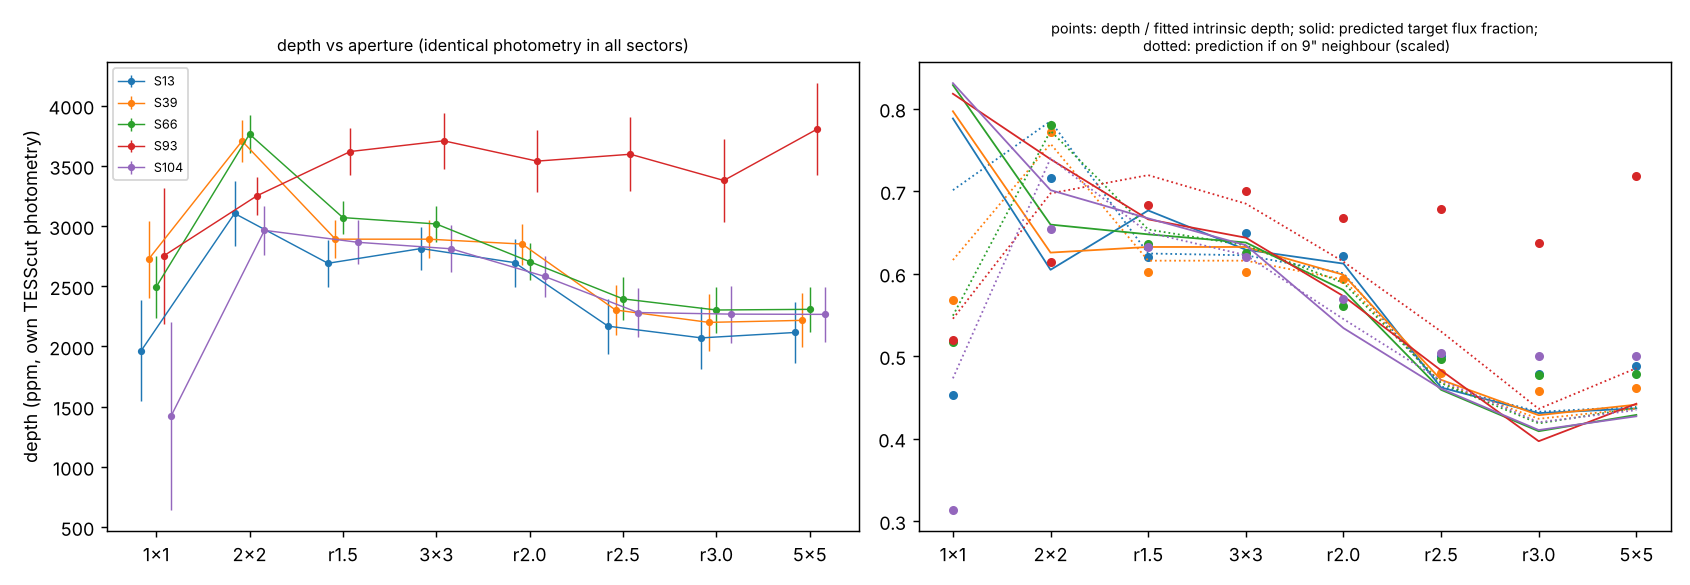

Reproduce this figure in Python.
"""Homogeneous aperture photometry from the TESScut FFI cutouts: transit depth versus aperture, all sectors.

Purpose: (1) check whether the shallower QLP Sector 104 depth comes from its different aperture/pipeline
(QLP S104 = TGLC-based '3x3 square'; S13-S93 = classic QLP 2.5-px circle); (2) compare the depth-vs-aperture
trend with the dilution expected if the signal is on the target or on the 9" neighbour (TIC 87055315), using
the TESS PRF (Bell & Higgins 2022 'PRF' package) and Gaia DR3 fluxes.

Photometry (identical in every sector): SPOC-calibrated FFI cutouts (TESScut, 21x21 px); QUALITY == 0;
S104 scattered-light event 4178.80-4179.20 and +-1 h around momentum dumps removed; per-frame background = median of
'sky' pixels (>= 5 px from the target and in the faintest 35 % of the median image), subtracted from every pixel.
Apertures: 1x1, 2x2 (brightest 2x2 containing the target), 3x3 (QLP-S104-like), circles r = 1.5, 2.0, 2.5 (QLP S13-S93-like),
3.0 px around the target position, 5x5.
Detrending identical to prep.py (transit-masked biweight, window 1 d, segments split at gaps and dumps).
Depth: template scaling (free-density MCMC shape, exposure-integrated) with a per-sector offset, data within +-0.45 d
of transits; error = white (MAD) x beta (time-averaging, 10-120 min).
Predicted dilution: for each aperture, F_target,ap / sum_i F_i,ap from PRF-weighted Gaia stars (T from Gaia
G, BP-RP via Stassun et al. 2019), and the same for the 9" neighbour as the host.
Writes aperture_depth.json, aperture_depth.png.
"""
import os, json, glob, warnings
os.environ["OMP_NUM_THREADS"] = "1"
import numpy as np
import pandas as pd
from astropy.io import fits
from astropy.wcs import WCS
import matplotlib
matplotlib.use("Agg")
import matplotlib.pyplot as plt
from wotan import flatten, transit_mask
import tmodel as tm
from transit_fits import Template
from vshape import beta_time_avg

warnings.filterwarnings("ignore")
HERE = os.path.dirname(os.path.abspath(__file__))
DATA = "/home/user/work/tic87/data"
mc = json.load(open(os.path.join(HERE, "mcmc_free.json")))
th = np.array([mc["params"][n]["med"] for n in ["T0", "P", "k", "b", "rho", "u1", "u2"]])
tmpl = Template(th); T0, P = th[0], th[1]
DEPTH0 = tmpl.depth * 1e6
RA_T, DEC_T = 272.60647748, -43.99546646   # Gaia DR3 (epoch 2016)
raw = np.load(f"{DATA}/qlp_raw_columns.npy", allow_pickle=True).item()
gaia = pd.read_csv(f"{DATA}/gaia_dr3_90arcsec.csv")


def tess_mag(r):
    g = r.phot_g_mean_mag
    c = r.phot_bp_mean_mag - r.phot_rp_mean_mag
    if np.isfinite(c):
        return g - 0.00522555 * c ** 3 + 0.0891337 * c ** 2 - 0.633923 * c + 0.0324473
    return g - 0.430


gaia["Tmag"] = [tess_mag(r) for r in gaia.itertuples()]
gaia = gaia[np.isfinite(gaia.Tmag)].copy()
it = int(np.argmin(gaia.sep.values))
TARGET_ID = gaia.iloc[it].source_id
nb = gaia[(gaia.sep > 7) & (gaia.sep < 11) & (gaia.phot_g_mean_mag < 15)]
NB_ID = nb.iloc[0].source_id if len(nb) else None


def apertures(tx, ty, shape, med):
    ny, nx = shape
    yy, xx = np.mgrid[0:ny, 0:nx]
    ix, iy = int(np.round(tx)), int(np.round(ty))
    ap = {}
    m = np.zeros(shape, bool); m[iy, ix] = True; ap["1x1"] = m
    # brightest 2x2 containing target pixel
    best = None
    for dx in (-1, 0):
        for dy in (-1, 0):
            m = np.zeros(shape, bool); m[iy + dy:iy + dy + 2, ix + dx:ix + dx + 2] = True
            v = med[m].sum()
            if best is None or v > best[0]:
                best = (v, m)
    ap["2x2"] = best[1]
    m = np.zeros(shape, bool); m[iy - 1:iy + 2, ix - 1:ix + 2] = True; ap["3x3"] = m
    for r in (1.5, 2.0, 2.5, 3.0):
        ap[f"r{r}"] = np.hypot(xx - tx, yy - ty) <= r
    m = np.zeros(shape, bool); m[iy - 2:iy + 3, ix - 2:ix + 3] = True; ap["5x5"] = m
    return ap


def detrend(t, f, dumps):
    lab = np.zeros(len(t), int); k = 0
    for i in range(1, len(t)):
        if t[i] - t[i - 1] > 0.5 or np.any((dumps > t[i - 1]) & (dumps <= t[i])):
            k += 1
        lab[i] = k
    mask = transit_mask(time=t, period=P, duration=0.30, T0=T0)
    trend = np.full_like(f, np.nan)
    for k in np.unique(lab):
        m = lab == k
        ff = f[m].copy(); ff[mask[m]] = np.nan
        if np.isfinite(ff).sum() < 5:
            continue
        tr = flatten(t[m], ff, method="biweight", window_length=1.0, return_trend=True, edge_cutoff=0)[1]
        g = np.isfinite(tr)
        if g.sum() >= 2:
            trend[m] = np.interp(t[m], t[m][g], tr[g])
    return f / trend, mask


def depth_fit(t, f, E, mask):
    ep = np.round((t - T0) / P); tau = t - T0 - ep * P
    w = (np.abs(tau) < 0.45) & np.isfinite(f)
    s = 1 - tmpl(tau[w], E)
    X = np.vstack([np.ones(w.sum()), -s]).T
    c, *_ = np.linalg.lstsq(X, f[w], rcond=None)
    r = f[w] - X @ c
    oot = ~mask & np.isfinite(f)
    sig = 1.4826 * np.median(np.abs(f[oot] - np.median(f[oot])))
    beta, _ = beta_time_avg(r, t[w], E)
    cov = np.linalg.inv(X.T @ X) * sig ** 2
    A = c[1] / c[0]; eA = np.sqrt(cov[1, 1]) / c[0]
    return A * DEPTH0, eA * DEPTH0 * beta, sig, beta


def prf_model(sector, cam, ccd, col0, row0, w, shape):
    """Return dict source_id -> PRF image (sum 1 over infinite plane, truncated to the stamp)."""
    import PRF
    prf = PRF.TESS_PRF(cam, ccd, sector, col0 + shape[1] / 2, row0 + shape[0] / 2,
                       localdatadir=os.path.join(HERE, "prf_cache") if os.path.exists(os.path.join(HERE, "prf_cache", f"cam{cam}_ccd{ccd}")) else None)
    out = {}
    sel = gaia[gaia.sep < 120]
    for r in sel.itertuples():
        x, y = w.world_to_pixel_values(r.ra, r.dec)
        if -3 < x < shape[1] + 2 and -3 < y < shape[0] + 2:
            # PRF.locate expects positions relative to the stamp, integers at pixel centres
            img = prf.locate(float(x), float(y), shape)
            out[r.source_id] = (img, 10 ** (-0.4 * (r.Tmag - 10)))
    return out


if __name__ == "__main__":
    res = dict(template_depth_ppm=DEPTH0, target_source_id=int(TARGET_ID), neighbour_source_id=int(NB_ID) if NB_ID else None, sectors={})
    files = sorted(glob.glob(f"{DATA}/tesscut/*.fits"))
    fig, axes = plt.subplots(1, 2, figsize=(13, 4.5))
    for fpath in files:
        s = int(os.path.basename(fpath).split("-")[1][1:])
        h = fits.open(fpath)
        d = h[1].data; w = WCS(h[2].header)
        cam, ccd = h[0].header["CAMERA"], h[0].header["CCD"]
        col0, row0 = h[1].header["1CRV4P"] - h[1].header["1CRPX4"], h[1].header["2CRV4P"] - h[1].header["2CRPX4"]
        t = d["TIME"]; flux = d["FLUX"].astype(float); q = d["QUALITY"]
        dumps = np.unique(np.round(np.asarray(raw[s]["TIME"])[(np.asarray(raw[s]["QUALITY"]) & 32) > 0], 3))
        ok = (q == 0) & np.isfinite(t) & np.all(np.isfinite(flux.reshape(len(t), -1)), axis=1)
        ok &= ~((t > 4178.80) & (t < 4179.20))
        if len(dumps):
            ok &= np.min(np.abs(t[:, None] - dumps[None, :]), axis=1) >= 1 / 24
        t, flux = t[ok], flux[ok]
        tx, ty = w.world_to_pixel_values(RA_T, DEC_T)
        med = np.median(flux, axis=0)
        yy, xx = np.mgrid[0:med.shape[0], 0:med.shape[1]]
        far = np.hypot(xx - tx, yy - ty) >= 5
        sky = far & (med < np.percentile(med[far], 35))
        bkg = np.median(flux[:, sky], axis=1)
        fs = flux - bkg[:, None, None]
        meds = np.median(fs, axis=0)
        aps = apertures(float(tx), float(ty), med.shape, meds)
        try:
            prfs = prf_model(s, cam, ccd, col0, row0, w, med.shape)
        except Exception as e:
            print("PRF failed", s, e); prfs = None
        E = tm.EXPT[s]
        sres = dict(target_px=[float(tx), float(ty)], n_cad=int(len(t)), bkg_med_per_px=float(np.median(bkg)), apertures={})
        for name, m in aps.items():
            fl = fs[:, m].sum(axis=1)
            fn = fl / np.median(fl)
            fd, mask = detrend(t, fn, dumps)
            dep, edep, sig, beta = depth_fit(t, fd, E, mask)
            row = dict(npix=int(m.sum()), flux_med=float(np.median(fl)), bkg_frac=float(np.median(bkg) * m.sum() / np.median(fl)),
                       depth_ppm=float(dep), err_ppm=float(edep), sigma_ppm=float(sig * 1e6), beta=float(beta))
            if prfs is not None and TARGET_ID in prfs:
                tot = sum(img[m].sum() * F for img, F in prfs.values())
                ft = prfs[TARGET_ID][0][m].sum() * prfs[TARGET_ID][1]
                row["frac_target"] = float(ft / tot)
                if NB_ID in prfs:
                    row["frac_neighbour"] = float(prfs[NB_ID][0][m].sum() * prfs[NB_ID][1] / tot)
                row["frac_target_ap_of_psf"] = float(prfs[TARGET_ID][0][m].sum())
            sres["apertures"][name] = row
        res["sectors"][s] = sres
        print(s, {k: (v["npix"], round(v["depth_ppm"]), round(v["err_ppm"]), round(v.get("frac_target", np.nan), 3), round(v.get("frac_neighbour", np.nan), 4)) for k, v in sres["apertures"].items()}, flush=True)
    # hypothesis test: depth_ap = delta * frac_host,ap; fit delta per sector for host = target / neighbour; chi2
    for s, sres in res["sectors"].items():
        ap = sres["apertures"]
        names = [n for n in ap if "frac_target" in ap[n]]
        if not names:
            continue
        dv = np.array([ap[n]["depth_ppm"] for n in names]); ev = np.array([ap[n]["err_ppm"] for n in names])
        hyp = {}
        for host in ("frac_target", "frac_neighbour"):
            if not all(host in ap[n] for n in names):
                continue
            fr = np.array([ap[n][host] for n in names])
            # apertures share most pixels -> errors strongly correlated; use the chi2 only as a shape indicator,
            # and report the implied intrinsic depth on the host
            dlt = np.sum(dv * fr / ev ** 2) / np.sum(fr ** 2 / ev ** 2)
            chi2 = float(np.sum(((dv - dlt * fr) / ev) ** 2))
            hyp[host] = dict(intrinsic_depth_ppm=float(dlt), chi2=chi2, n=len(names))
        sres["hypotheses"] = hyp
        # slope: depth(5x5) / depth(1x1) and r1.5 vs r3.0
        sres["ratio_5x5_over_1x1"] = float(ap["5x5"]["depth_ppm"] / ap["1x1"]["depth_ppm"])
        if "frac_target" in ap["5x5"]:
            sres["pred_ratio_target"] = float(ap["5x5"]["frac_target"] / ap["1x1"]["frac_target"])
            if "frac_neighbour" in ap["5x5"]:
                sres["pred_ratio_neighbour"] = float(ap["5x5"]["frac_neighbour"] / ap["1x1"]["frac_neighbour"])
    json.dump(res, open(os.path.join(HERE, "aperture_depth.json"), "w"), indent=1)
    # figure
    cols = {13: "C0", 39: "C1", 66: "C2", 93: "C3", 104: "C4"}
    order = ["1x1", "2x2", "r1.5", "3x3", "r2.0", "r2.5", "r3.0", "5x5"]
    for s, sres in res["sectors"].items():
        ap = sres["apertures"]
        x = np.arange(len(order)) + (list(cols).index(int(s)) - 2) * 0.08
        axes[0].errorbar(x, [ap[n]["depth_ppm"] for n in order], [ap[n]["err_ppm"] for n in order], fmt="o-", color=cols[int(s)], ms=3, lw=0.8, label=f"S{s}")
        if "frac_target" in ap["1x1"]:
            dl = sres["hypotheses"]["frac_target"]["intrinsic_depth_ppm"]
            axes[1].plot(np.arange(len(order)), [ap[n]["depth_ppm"] / dl for n in order], "o", color=cols[int(s)], ms=4)
            axes[1].plot(np.arange(len(order)), [ap[n]["frac_target"] for n in order], "-", color=cols[int(s)], lw=1)
            if "frac_neighbour" in ap["1x1"] and "frac_neighbour" in sres["hypotheses"]:
                dn = sres["hypotheses"]["frac_neighbour"]["intrinsic_depth_ppm"]
                axes[1].plot(np.arange(len(order)), [ap[n]["frac_neighbour"] * dn / dl for n in order], ":", color=cols[int(s)], lw=1)
    axes[0].set_xticks(range(len(order))); axes[0].set_xticklabels(order); axes[0].set_ylabel("depth (ppm, own TESScut photometry)")
    axes[0].legend(fontsize=7); axes[0].set_title("depth vs aperture (identical photometry in all sectors)", fontsize=9)
    axes[1].set_xticks(range(len(order))); axes[1].set_xticklabels(order)
    axes[1].set_title("points: depth / fitted intrinsic depth; solid: predicted target flux fraction;\n dotted: prediction if on 9\" neighbour (scaled)", fontsize=8)
    fig.tight_layout(); fig.savefig(os.path.join(HERE, "aperture_depth.png"), dpi=130)
